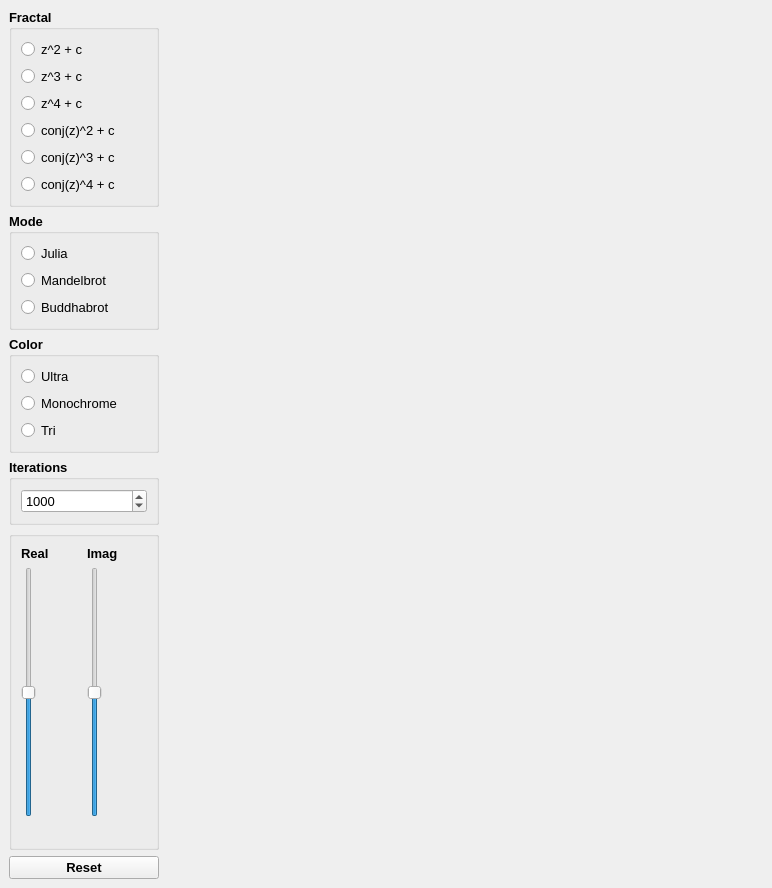
<?xml version="1.0" encoding="UTF-8"?>
<ui version="4.0">
 <class>MainWindow</class>
 <widget class="QMainWindow" name="MainWindow">
  <property name="geometry">
   <rect>
    <x>0</x>
    <y>0</y>
    <width>772</width>
    <height>795</height>
   </rect>
  </property>
  <property name="sizePolicy">
   <sizepolicy hsizetype="Preferred" vsizetype="Preferred">
    <horstretch>0</horstretch>
    <verstretch>0</verstretch>
   </sizepolicy>
  </property>
  <property name="windowTitle">
   <string>MainWindow</string>
  </property>
  <widget class="QWidget" name="centralwidget">
   <layout class="QGridLayout" name="gridLayout_3">
    <item row="0" column="1">
     <layout class="QGridLayout" name="layout_display">
      <item row="0" column="2">
       <widget class="QLabel" name="label_display">
        <property name="text">
         <string/>
        </property>
        <property name="alignment">
         <set>Qt::AlignLeading|Qt::AlignLeft|Qt::AlignTop</set>
        </property>
       </widget>
      </item>
     </layout>
    </item>
    <item row="0" column="0">
     <layout class="QVBoxLayout" name="verticalLayout">
      <item>
       <widget class="QGroupBox" name="groupBox_Fractal">
        <property name="sizePolicy">
         <sizepolicy hsizetype="Maximum" vsizetype="Maximum">
          <horstretch>0</horstretch>
          <verstretch>0</verstretch>
         </sizepolicy>
        </property>
        <property name="maximumSize">
         <size>
          <width>150</width>
          <height>16777215</height>
         </size>
        </property>
        <property name="font">
         <font>
          <pointsize>10</pointsize>
          <weight>75</weight>
          <bold>true</bold>
         </font>
        </property>
        <property name="title">
         <string>Fractal</string>
        </property>
        <layout class="QFormLayout" name="formLayout">
         <item row="0" column="0">
          <widget class="QRadioButton" name="radio_fractal_z2">
           <property name="font">
            <font>
             <weight>50</weight>
             <bold>false</bold>
            </font>
           </property>
           <property name="text">
            <string>z^2 + c</string>
           </property>
          </widget>
         </item>
         <item row="1" column="0">
          <widget class="QRadioButton" name="radio_fractal_z3">
           <property name="font">
            <font>
             <weight>50</weight>
             <bold>false</bold>
            </font>
           </property>
           <property name="text">
            <string>z^3 + c</string>
           </property>
          </widget>
         </item>
         <item row="2" column="0">
          <widget class="QRadioButton" name="radio_fractal_z4">
           <property name="font">
            <font>
             <weight>50</weight>
             <bold>false</bold>
            </font>
           </property>
           <property name="text">
            <string>z^4 + c</string>
           </property>
          </widget>
         </item>
         <item row="3" column="0">
          <widget class="QRadioButton" name="radio_fractal_zconj2">
           <property name="font">
            <font>
             <weight>50</weight>
             <bold>false</bold>
            </font>
           </property>
           <property name="text">
            <string>conj(z)^2 + c</string>
           </property>
          </widget>
         </item>
         <item row="4" column="0">
          <widget class="QRadioButton" name="radio_fractal_zconj3">
           <property name="font">
            <font>
             <weight>50</weight>
             <bold>false</bold>
            </font>
           </property>
           <property name="text">
            <string>conj(z)^3 + c</string>
           </property>
          </widget>
         </item>
         <item row="5" column="0">
          <widget class="QRadioButton" name="radio_fractal_zconj4">
           <property name="font">
            <font>
             <weight>50</weight>
             <bold>false</bold>
            </font>
           </property>
           <property name="text">
            <string>conj(z)^4 + c</string>
           </property>
          </widget>
         </item>
        </layout>
       </widget>
      </item>
      <item>
       <widget class="QGroupBox" name="groupBox_Mode">
        <property name="sizePolicy">
         <sizepolicy hsizetype="Maximum" vsizetype="Maximum">
          <horstretch>0</horstretch>
          <verstretch>0</verstretch>
         </sizepolicy>
        </property>
        <property name="maximumSize">
         <size>
          <width>150</width>
          <height>16777215</height>
         </size>
        </property>
        <property name="font">
         <font>
          <pointsize>10</pointsize>
          <weight>75</weight>
          <bold>true</bold>
         </font>
        </property>
        <property name="title">
         <string>Mode</string>
        </property>
        <layout class="QFormLayout" name="formLayout_5">
         <item row="0" column="0">
          <widget class="QRadioButton" name="radio_mode_julia">
           <property name="font">
            <font>
             <weight>50</weight>
             <bold>false</bold>
            </font>
           </property>
           <property name="text">
            <string>Julia</string>
           </property>
          </widget>
         </item>
         <item row="1" column="0">
          <widget class="QRadioButton" name="radio_mode_mandelbrot">
           <property name="font">
            <font>
             <weight>50</weight>
             <bold>false</bold>
            </font>
           </property>
           <property name="text">
            <string>Mandelbrot</string>
           </property>
          </widget>
         </item>
         <item row="2" column="0">
          <widget class="QRadioButton" name="radio_mode_buddhabrot">
           <property name="font">
            <font>
             <weight>50</weight>
             <bold>false</bold>
            </font>
           </property>
           <property name="text">
            <string>Buddhabrot</string>
           </property>
          </widget>
         </item>
        </layout>
       </widget>
      </item>
      <item>
       <widget class="QGroupBox" name="groupBox_Color">
        <property name="sizePolicy">
         <sizepolicy hsizetype="Maximum" vsizetype="Maximum">
          <horstretch>0</horstretch>
          <verstretch>0</verstretch>
         </sizepolicy>
        </property>
        <property name="maximumSize">
         <size>
          <width>150</width>
          <height>16777215</height>
         </size>
        </property>
        <property name="font">
         <font>
          <pointsize>10</pointsize>
          <weight>75</weight>
          <bold>true</bold>
         </font>
        </property>
        <property name="title">
         <string>Color</string>
        </property>
        <layout class="QFormLayout" name="formLayout_6">
         <item row="0" column="0">
          <widget class="QRadioButton" name="radio_color_ultra">
           <property name="font">
            <font>
             <weight>50</weight>
             <bold>false</bold>
            </font>
           </property>
           <property name="text">
            <string>Ultra</string>
           </property>
          </widget>
         </item>
         <item row="1" column="0">
          <widget class="QRadioButton" name="radio_color_monochrome">
           <property name="font">
            <font>
             <weight>50</weight>
             <bold>false</bold>
            </font>
           </property>
           <property name="text">
            <string>Monochrome</string>
           </property>
          </widget>
         </item>
         <item row="2" column="0">
          <widget class="QRadioButton" name="radio_color_tri">
           <property name="font">
            <font>
             <weight>50</weight>
             <bold>false</bold>
            </font>
           </property>
           <property name="text">
            <string>Tri</string>
           </property>
          </widget>
         </item>
        </layout>
       </widget>
      </item>
      <item>
       <widget class="QGroupBox" name="groupBox">
        <property name="maximumSize">
         <size>
          <width>150</width>
          <height>16777215</height>
         </size>
        </property>
        <property name="font">
         <font>
          <pointsize>10</pointsize>
          <weight>75</weight>
          <bold>true</bold>
         </font>
        </property>
        <property name="title">
         <string>Iterations</string>
        </property>
        <layout class="QGridLayout" name="gridLayout">
         <item row="0" column="0">
          <widget class="QSpinBox" name="spin_iterations">
           <property name="font">
            <font>
             <weight>50</weight>
             <bold>false</bold>
            </font>
           </property>
           <property name="minimum">
            <number>1</number>
           </property>
           <property name="maximum">
            <number>2000</number>
           </property>
           <property name="value">
            <number>1000</number>
           </property>
          </widget>
         </item>
        </layout>
       </widget>
      </item>
      <item>
       <widget class="QGroupBox" name="groupBox_C">
        <property name="sizePolicy">
         <sizepolicy hsizetype="Preferred" vsizetype="MinimumExpanding">
          <horstretch>0</horstretch>
          <verstretch>0</verstretch>
         </sizepolicy>
        </property>
        <property name="maximumSize">
         <size>
          <width>150</width>
          <height>16777215</height>
         </size>
        </property>
        <property name="font">
         <font>
          <pointsize>10</pointsize>
          <weight>75</weight>
          <bold>true</bold>
         </font>
        </property>
        <property name="title">
         <string/>
        </property>
        <layout class="QGridLayout" name="gridLayout_2">
         <item row="1" column="0">
          <layout class="QHBoxLayout" name="horizontalLayout">
           <item>
            <layout class="QVBoxLayout" name="verticalLayout_2">
             <item>
              <widget class="QLabel" name="label">
               <property name="text">
                <string>Real</string>
               </property>
              </widget>
             </item>
             <item>
              <widget class="QSlider" name="slider_real">
               <property name="sizePolicy">
                <sizepolicy hsizetype="Fixed" vsizetype="MinimumExpanding">
                 <horstretch>0</horstretch>
                 <verstretch>0</verstretch>
                </sizepolicy>
               </property>
               <property name="minimumSize">
                <size>
                 <width>0</width>
                 <height>250</height>
                </size>
               </property>
               <property name="minimum">
                <number>-100</number>
               </property>
               <property name="maximum">
                <number>100</number>
               </property>
               <property name="orientation">
                <enum>Qt::Vertical</enum>
               </property>
              </widget>
             </item>
             <item>
              <widget class="QLabel" name="label_real">
               <property name="text">
                <string/>
               </property>
              </widget>
             </item>
            </layout>
           </item>
           <item>
            <layout class="QVBoxLayout" name="verticalLayout_3">
             <item>
              <widget class="QLabel" name="label_2">
               <property name="text">
                <string>Imag</string>
               </property>
              </widget>
             </item>
             <item>
              <widget class="QSlider" name="slider_imag">
               <property name="sizePolicy">
                <sizepolicy hsizetype="Fixed" vsizetype="MinimumExpanding">
                 <horstretch>0</horstretch>
                 <verstretch>0</verstretch>
                </sizepolicy>
               </property>
               <property name="minimumSize">
                <size>
                 <width>0</width>
                 <height>250</height>
                </size>
               </property>
               <property name="minimum">
                <number>-100</number>
               </property>
               <property name="maximum">
                <number>100</number>
               </property>
               <property name="singleStep">
                <number>1</number>
               </property>
               <property name="orientation">
                <enum>Qt::Vertical</enum>
               </property>
              </widget>
             </item>
             <item>
              <widget class="QLabel" name="label_imag">
               <property name="text">
                <string/>
               </property>
              </widget>
             </item>
            </layout>
           </item>
          </layout>
         </item>
        </layout>
       </widget>
      </item>
      <item>
       <widget class="QPushButton" name="pb_reset">
        <property name="maximumSize">
         <size>
          <width>150</width>
          <height>16777215</height>
         </size>
        </property>
        <property name="font">
         <font>
          <pointsize>10</pointsize>
          <weight>75</weight>
          <bold>true</bold>
         </font>
        </property>
        <property name="text">
         <string>Reset</string>
        </property>
       </widget>
      </item>
     </layout>
    </item>
   </layout>
  </widget>
  <widget class="QMenuBar" name="menubar">
   <property name="geometry">
    <rect>
     <x>0</x>
     <y>0</y>
     <width>772</width>
     <height>21</height>
    </rect>
   </property>
  </widget>
 </widget>
 <resources/>
 <connections/>
</ui>
